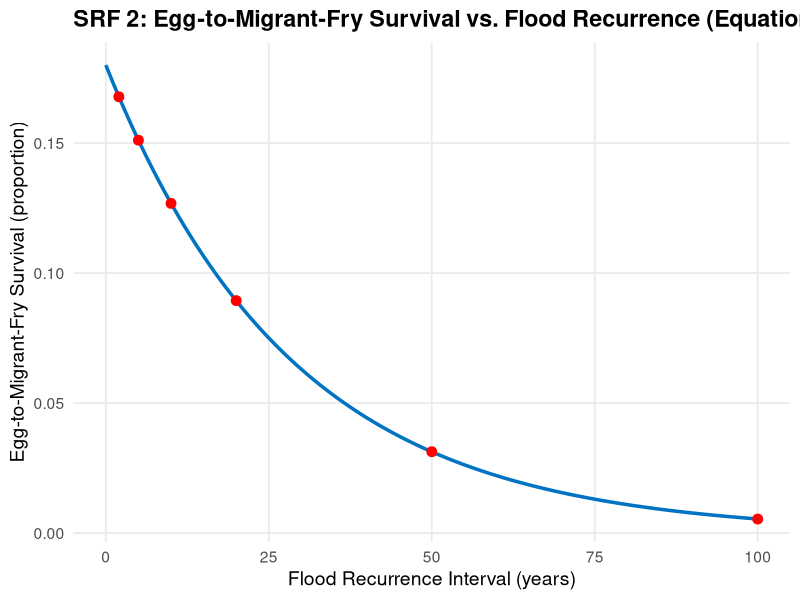

Source code (R):
# Beamer, E., Hayman, B., Hinton, S., & Skagit River System Cooperative. (2005). 
# LINKING WATERSHED CONDITIONS TO EGG-TO-FRY SURVIVAL OF SKAGIT CHINOOK SALMON. 
# In An Appendix to the Skagit River System Cooperative Chinook Recovery Plan. Skagit River System Cooperative.
# Beamer et al. 2005: Chinook egg-to-migrant-fry survival vs. flood recurrence interval
# Equation 2


# Load libraries
if (!require(ggplot2)) install.packages("ggplot2")
library(ggplot2)

# 1. Define the parameters and equation for SRF 2 (Beamer et al. 2005)
# Equation: S_T = 0.180 * exp(-0.035 * RI)
intercept <- 0.180
decay_rate <- -0.035

# Generate a sequence of Flood Recurrence Interval (RI) values (years)
# We use specific intervals to populate the dataset
ri_values <- c(2, 5, 10, 20, 50, 100)

# Calculate the corresponding egg-to-migrant-fry survival (S_T)
survival_values <- intercept * exp(decay_rate * ri_values)

# 2. Format the data
srf2_data <- data.frame(
  curve.id = rep("c1", length(ri_values)),
  stressor.label = rep("flood_recurrence_interval", length(ri_values)),
  stressor.x = ri_values,
  units.x = rep("years", length(ri_values)),
  response.label = rep("survival", length(ri_values)),
  response.y = round(survival_values, 4), # Rounded for clean CSV output
  units.y = rep("proportion", length(ri_values))
)

# 3. Export to CSV
# This file can be directly copied into your "Stressor-Response e-Library Metadata and Data Template.xlsx"
write.csv(srf2_data, "Beamer2005_SRF2_Data.csv", row.names = FALSE)
cat("CSV successfully generated: Beamer2005_SRF2_Data.csv\n")

# 4. Generate the Plot
# Create a higher-resolution sequence for a smooth plot line
plot_ri <- seq(0, 100, length.out = 200)
plot_survival <- intercept * exp(decay_rate * plot_ri)
plot_df <- data.frame(RI = plot_ri, Survival = plot_survival)

# Plot using ggplot2
srf_plot <- ggplot() +
  # Add the smooth exponential curve
  geom_line(data = plot_df, aes(x = RI, y = Survival), color = "#0073C2", size = 1.2) +
  # Overlay the specific extracted data points
  geom_point(data = srf2_data, aes(x = stressor.x, y = response.y), color = "red", size = 3) +
  labs(
    title = "SRF 2: Egg-to-Migrant-Fry Survival vs. Flood Recurrence (Equation 2)",
    x = "Flood Recurrence Interval (years)",
    y = "Egg-to-Migrant-Fry Survival (proportion)"
  ) +
  theme_minimal(base_size = 14) +
  theme(
    plot.title = element_text(face = "bold"),
    panel.grid.minor = element_blank()
  )

# Display the plot
print(srf_plot)

# Optional: Save the plot as an image file
# ggsave("Beamer2005_SRF2_Plot.png", plot = srf_plot, width = 8, height = 6, dpi = 300)
